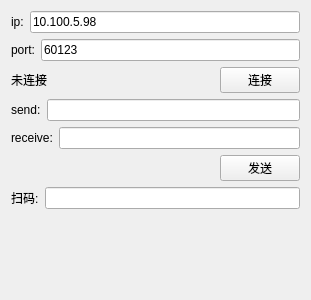
<?xml version="1.0" encoding="UTF-8"?>
<ui version="4.0">
 <class>Widget</class>
 <widget class="QWidget" name="Widget">
  <property name="geometry">
   <rect>
    <x>0</x>
    <y>0</y>
    <width>311</width>
    <height>300</height>
   </rect>
  </property>
  <property name="windowTitle">
   <string>Widget</string>
  </property>
  <layout class="QVBoxLayout" name="verticalLayout">
   <item>
    <layout class="QHBoxLayout" name="horizontalLayout">
     <item>
      <widget class="QLabel" name="label">
       <property name="text">
        <string>ip:</string>
       </property>
      </widget>
     </item>
     <item>
      <widget class="QLineEdit" name="hostLine">
       <property name="text">
        <string>10.100.5.98</string>
       </property>
      </widget>
     </item>
    </layout>
   </item>
   <item>
    <layout class="QHBoxLayout" name="horizontalLayout_2">
     <item>
      <widget class="QLabel" name="label_2">
       <property name="text">
        <string>port:</string>
       </property>
      </widget>
     </item>
     <item>
      <widget class="QLineEdit" name="portLine">
       <property name="text">
        <string>60123</string>
       </property>
      </widget>
     </item>
    </layout>
   </item>
   <item>
    <layout class="QHBoxLayout" name="horizontalLayout_3">
     <item>
      <widget class="QLabel" name="connectLab">
       <property name="text">
        <string>未连接</string>
       </property>
      </widget>
     </item>
     <item>
      <spacer name="horizontalSpacer">
       <property name="orientation">
        <enum>Qt::Horizontal</enum>
       </property>
       <property name="sizeHint" stdset="0">
        <size>
         <width>40</width>
         <height>20</height>
        </size>
       </property>
      </spacer>
     </item>
     <item>
      <widget class="QPushButton" name="connectBtn">
       <property name="text">
        <string>连接</string>
       </property>
      </widget>
     </item>
    </layout>
   </item>
   <item>
    <layout class="QHBoxLayout" name="horizontalLayout_4">
     <item>
      <widget class="QLabel" name="label_3">
       <property name="text">
        <string>send:</string>
       </property>
      </widget>
     </item>
     <item>
      <widget class="QLineEdit" name="sendLine"/>
     </item>
    </layout>
   </item>
   <item>
    <layout class="QHBoxLayout" name="horizontalLayout_5">
     <item>
      <widget class="QLabel" name="label_4">
       <property name="text">
        <string>receive:</string>
       </property>
      </widget>
     </item>
     <item>
      <widget class="QLineEdit" name="receiveLine"/>
     </item>
    </layout>
   </item>
   <item>
    <layout class="QHBoxLayout" name="horizontalLayout_6">
     <item>
      <spacer name="horizontalSpacer_2">
       <property name="orientation">
        <enum>Qt::Horizontal</enum>
       </property>
       <property name="sizeHint" stdset="0">
        <size>
         <width>40</width>
         <height>20</height>
        </size>
       </property>
      </spacer>
     </item>
     <item>
      <widget class="QPushButton" name="sendBtn">
       <property name="text">
        <string>发送</string>
       </property>
      </widget>
     </item>
    </layout>
   </item>
   <item>
    <layout class="QHBoxLayout" name="horizontalLayout_7">
     <item>
      <widget class="QLabel" name="label_5">
       <property name="text">
        <string>扫码:</string>
       </property>
      </widget>
     </item>
     <item>
      <widget class="QLineEdit" name="scanLine"/>
     </item>
    </layout>
   </item>
   <item>
    <layout class="QHBoxLayout" name="horizontalLayout_8">
     <item>
      <widget class="QLabel" name="scanLab">
       <property name="text">
        <string/>
       </property>
       <property name="alignment">
        <set>Qt::AlignCenter</set>
       </property>
      </widget>
     </item>
    </layout>
   </item>
  </layout>
 </widget>
 <layoutdefault spacing="6" margin="11"/>
 <resources/>
 <connections/>
</ui>
